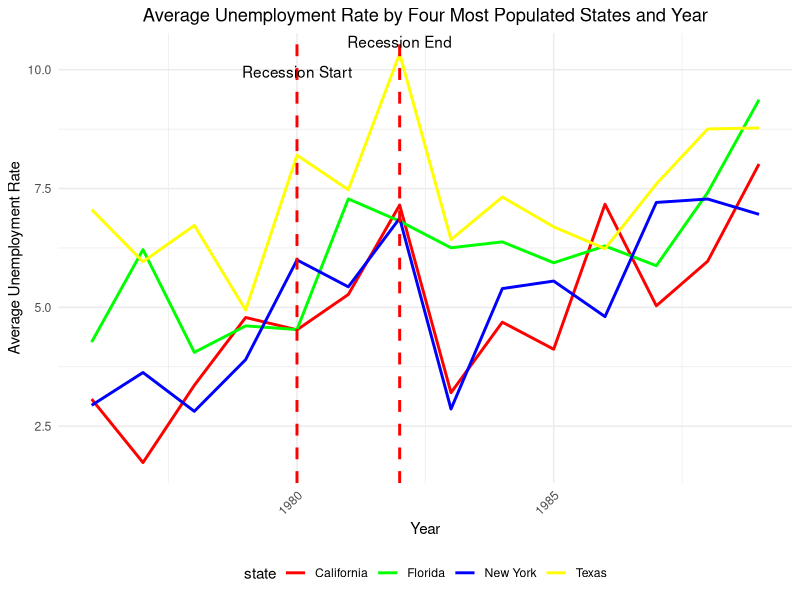
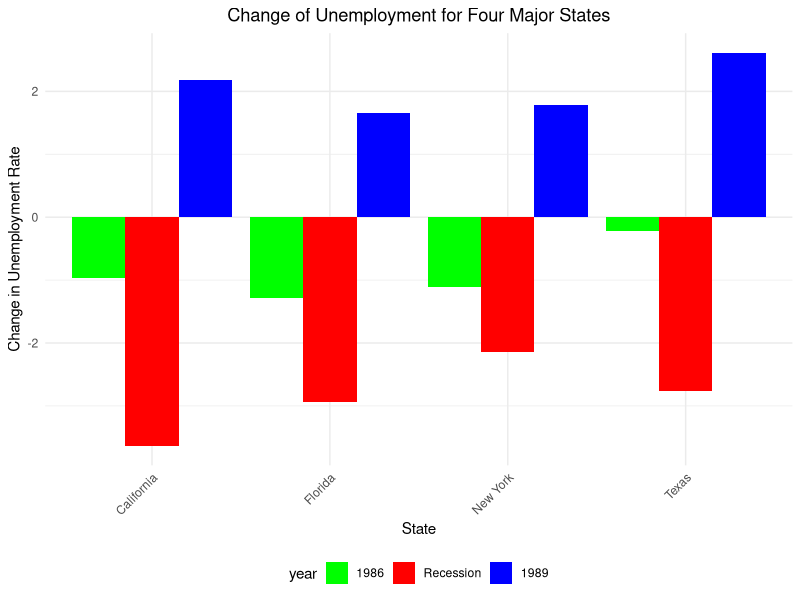
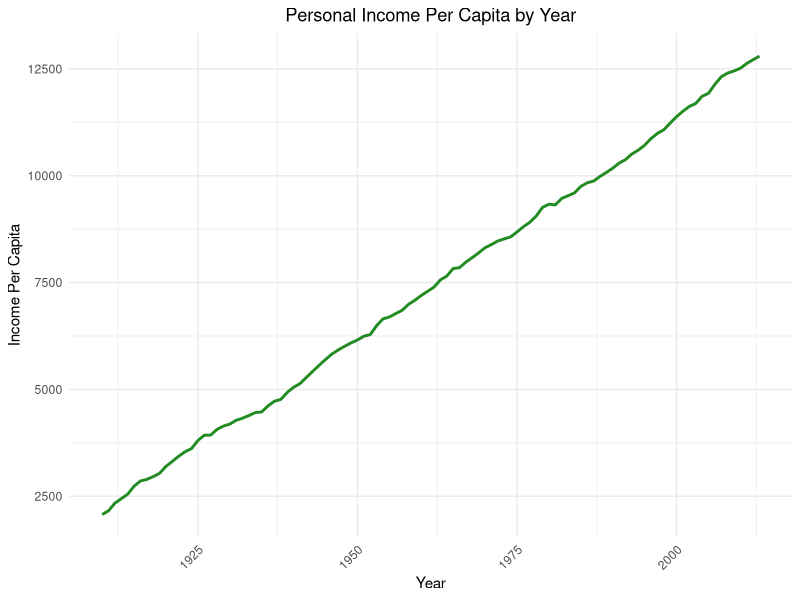

These charts were generated, in order, by the following R code: (Note: this script raises an error after producing the figures.)
#### Preamble ####
# Purpose: Simulates the data set for unemployment and personal income
# Author: Heyucheng Zhang, Jiwon Choi
# Date: 12 February 2024 
# Contact: heyucheng.zhang@mail.utoronto.ca, jwon.choi@mail.utoronto.ca
# License: MIT
# Pre-requisites: None

#### Workspace setup ####
library(ggplot2)
library(dplyr)
library(tibble)

#### Simulate data 1) ####
# Simulation for the change of unemployment rate between 1976 and 1989 for four major states
set.seed(123) # Setting seed for reproducibility
base_rate <- c(3.5, 4.5, 5.5, 3) # Lower base rates for states before recession
simulated_data1 <-
  tibble(
    # Create a sequence of years for each state
    year = rep(1976:1989, each = 4),
    # Replicate each state name for the length of the years
    state = rep(c("New York", "Florida", "Texas", "California"), times = length(1976:1989)),
    # Simulate unemployment rate data with lower rates before the recession
    rate = rep(base_rate, times = length(1976:1989)) + rnorm(length(1976:1989)*4, 0, 1)
  )

# Introduce a recession effect for 1980 to 1982, with a peak at 1982
simulated_data1 <- simulated_data1 %>%
  mutate(rate = rate + ifelse(year >= 1980 & year <= 1982, 2 + (year - 1980), 0) - # Increment rate during recession
           ifelse(year > 1982, (1982 - year) / 2, 0)) # Decrease after the recession ends

# Define custom colors for each state
state_colors <- c("New York" = "blue", "Florida" = "green", "Texas" = "yellow", "California" = "red")

# Create a line plot with custom styles
plot1 <- ggplot(simulated_data1, aes(x = year, y = rate, color = state)) +
  geom_line(size = 1) +
  scale_color_manual(values = state_colors) + # Set custom colors for lines
  geom_vline(xintercept = 1980, linetype="dashed", color = "red", size = 1) +
  geom_vline(xintercept = 1982, linetype="dashed", color = "red", size = 1) +
  annotate("text", x = 1980, y = max(simulated_data1$rate), label = "Recession Start", vjust = 2) +
  annotate("text", x = 1982, y = max(simulated_data1$rate), label = "Recession End", vjust = -0.5) +
  labs(title = "Average Unemployment Rate by Four Most Populated States and Year",
       x = "Year", y = "Average Unemployment Rate") +
  theme_minimal() +
  theme(plot.title = element_text(hjust = 0.5), # Center the plot title
        axis.text.x = element_text(angle = 45, hjust = 1), # Rotate x-axis labels (optional)
        legend.position = "bottom") # Move legend to the bottom

# Display the plot
print(plot1)

### Simulation 2 ###
# Simulation for the difference of unemployment for four major states before, during, and after recession
# Setting seed for reproducibility
set.seed(123)

# Use tibble to create the data frame for simulated changes in unemployment
# We're assuming a decrease in unemployment rate during the recession for simulation purposes
simulated_data2 <- tibble(
  state = rep(c("Florida", "New York", "Texas", "California"), times = 3),
  year = factor(rep(c("1986", "Recession", "1989"), each = 4), levels = c("1986", "Recession", "1989")),
  change = c(rnorm(4, -1, 0.5), rnorm(4, -3, 0.5), rnorm(4, 2, 0.5)) # Note the changes here
)

# Define custom colors for the years
year_colors <- c("1986" = "green", "Recession" = "red", "1989" = "blue")

# Create a bar plot with custom styles
plot2 <- ggplot(simulated_data2, aes(x = state, y = change, fill = year)) +
  geom_bar(stat = "identity", position = position_dodge(width = 0.9)) +
  scale_fill_manual(values = year_colors) +  # Set custom colors for bars
  labs(title = "Change of Unemployment for Four Major States",
       x = "State", y = "Change in Unemployment Rate") +
  theme_minimal() +
  theme(
    plot.title = element_text(hjust = 0.5),  # Center the plot title
    axis.text.x = element_text(angle = 45, hjust = 1),  # Rotate x-axis labels (optional)
    legend.position = "bottom"  # Move legend to the bottom
  )

# Display the plot
print(plot2)


### simulation 3 ###
# Simulation of personal income per capita over time from 1910 to 2013
set.seed(123)  # Set a specific seed value for reproducibility

simulated_data3 <-
  tibble(
    # Use the range of years from 1910 to 2013
    "Year" = 1910:2013,
    # Simulate the income per capita for each year
    "Income Per Capita" = cumsum(rnorm(104, 100, 50)) + 2000  # Simulating a gradual increase
  )

# Create a line plot with custom styles
plot3 <- ggplot(simulated_data3, aes(x = Year, y = `Income Per Capita`)) +
  geom_line(color = "forestgreen", size = 1) +  # Set line color and size
  labs(x = "Year", y = "Income Per Capita", 
       title = "Personal Income Per Capita by Year") +
  theme_minimal() +
  theme(
    plot.title = element_text(hjust = 0.5),  # Center the plot title
    axis.text.x = element_text(angle = 45, hjust = 1)  # Rotate x-axis labels (optional)
  )

# Display the plot
print(plot3)


#### Simulate data for business pattern 1 ####
set.seed(123) # Setting seed for reproducibility
simulated_data_business_pattern <-
  tibble(
    # Create a sequence of years from 1960 to 2000
    Year = 1960:2000,
    # Simulate total employment data with a gradual increase
    TotalEmployment = cumsum(runif(41, min = 5, max = 10)),
    # Simulate wage and salary employment data with a gradual increase
    WageSalaryEmployment = cumsum(runif(41, min = 3, max = 8)),
    # Simulate proprietors' employment data with a gradual increase
    ProprietorsEmployment = cumsum(runif(41, min = 2, max = 6))
  ) %>%
  # Reshape data for plotting
  gather(key = "EmploymentType", value = "Count", -Year)

# Define custom colors for employment types
employment_colors <- c("TotalEmployment" = "blue", 
                       "WageSalaryEmployment" = "red", 
                       "ProprietorsEmployment" = "orange")

# Create a line plot with custom styles
plot4 <- ggplot(simulated_data_business_pattern, aes(x = Year, y = Count, color = EmploymentType)) +
  geom_line(size = 1) +
  scale_color_manual(values = employment_colors) + # Set custom colors for lines
  labs(title = "Business Pattern 1",
       x = "Year", y = "Count") +
  theme_minimal() +
  theme(plot.title = element_text(hjust = 0.5), # Center the plot title
        axis.text.x = element_text(angle = 45, hjust = 1), # Rotate x-axis labels (optional)
        legend.position = "bottom") # Move legend to the bottom

# Display the plot
print(plot4)


#### Simulate data for business pattern 2 ####
set.seed(123) # Setting seed for reproducibility

# Define the sectors
sectors <- c("Service", "Finance, Insurance, Real Estate", 
             "Agricultural Services, Forestry, and Fishing", 
             "Mining", "Construction", "Manufacturing", 
             "Transportation and Public Utilities", 
             "Wholesale Trade", "Retail Trade")

# Create a sequence of years from 1960 to 2000
years <- 1960:2000

# Generate random data for each sector
simulated_counts <- lapply(sectors, function(sector) {
  cumsum(runif(length(years), min = 50000, max = 200000)) # Random growth pattern
})

# Combine all data into a data frame
simulated_data_business_pattern2 <- tibble(
  Year = rep(years, times = length(sectors)),
  Sector = rep(sectors, each = length(years)),
  Count = unlist(simulated_counts)
)

# Define custom colors for each sector
sector_colors <- setNames(rainbow(length(sectors)), sectors)

# Create a line plot with custom styles
plot5 <- ggplot(simulated_data_business_pattern2, aes(x = Year, y = Count, color = Sector)) +
  geom_line(size = 1) +
  scale_color_manual(values = sector_colors) + # Set custom colors for lines
  labs(title = "Business Pattern 2",
       x = "Year", y = "Count") +
  theme_minimal() +
  theme(plot.title = element_text(hjust = 0.5), # Center the plot title
        axis.text.x = element_text(angle = 45, hjust = 1), # Rotate x-axis labels (optional)
        legend.position = "bottom") # Move legend to the bottom

# Display the plot
print(plot5)

